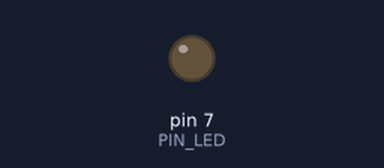
A sketch run on a simulated Arduino Uno, built with avr-gcc and run on an emulated ATmega328P. Parts: output pins drawn as LEDs (lit = HIGH). Dashed ring = blinking. At 2.0 s the program stops and its outputs stay as they are.

Above: at 0.5 s.
At 1.85 s:
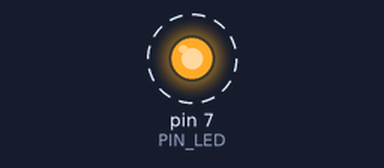
Timing chart, 0 to 3.0 s (numbered marks = the images above):
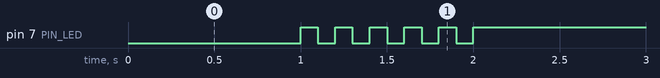

Measured:
- by itself, pin 7 (PIN_LED): alternates HIGH for 0.10 s and LOW for 0.10 s, 11 changes in all, then stays HIGH

The sketch:

05_practice_2.ino
```cpp
#define PIN_LED 7
int cnt=0;
void setup() {
  pinMode(PIN_LED, OUTPUT);
  while (!Serial){
    ;
  }
}

void loop() {
  if (cnt==0){
    digitalWrite(PIN_LED, 0);
    delay(1000);
    cnt++;
  }
  if (cnt<=5){
    digitalWrite(PIN_LED, 1);
    delay(100);
    digitalWrite(PIN_LED, 0);
    delay(100);
    cnt++;
  }
  if (cnt>5){
    digitalWrite(PIN_LED, 1);
    while (1){;}
  }
}
```
